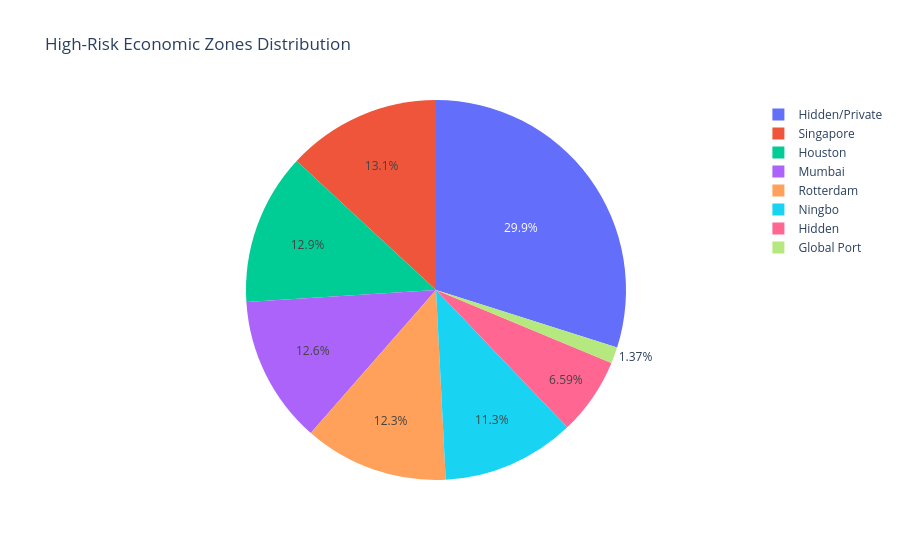

This figure's notebook cell:
### Code cell
#Create dashboards using Plotly 
import plotly.express as px
risk_zones = df.groupby("destination").agg({
    "total_asset_value_at_risk_usd": "sum"
}).reset_index()
risk_zones.columns = ["destination", "asset_at_risk"]
risk_zones = risk_zones.sort_values("asset_at_risk", ascending=False)

fig3 = px.pie(risk_zones, names="destination", values="asset_at_risk", title="High-Risk Economic Zones Distribution",
              labels={"asset_at_risk": "Asset at Risk (USD)"})
fig3.write_html("../outputs/charts/higrisk_zone_distribution.html")
fig3.show()

### Figure 1 — Plotly figure (JSON) as saved in the notebook; plotly's stock layout.template omitted (floating-point values rounded to 4 significant figures)
{"data": [{"domain": {"x": [0, 1], "y": [0, 1]}, "hovertemplate": "destination=%{label}<br>Asset at Risk (USD)=%{value}<extra></extra>", "labels": ["Hidden/Private", "Singapore", "Houston", "Mumbai", "Rotterdam", "Ningbo", "Hidden", "Global Port"], "legendgroup": "", "name": "", "showlegend": true, "type": "pie", "values": [163645000000, 71765000000, 70580000000, 68705000000, 67135000000, 61990000000, 36100000000, 7520000000]}], "layout": {"legend": {"tracegroupgap": 0}, "title": {"text": "High-Risk Economic Zones Distribution"}}}
